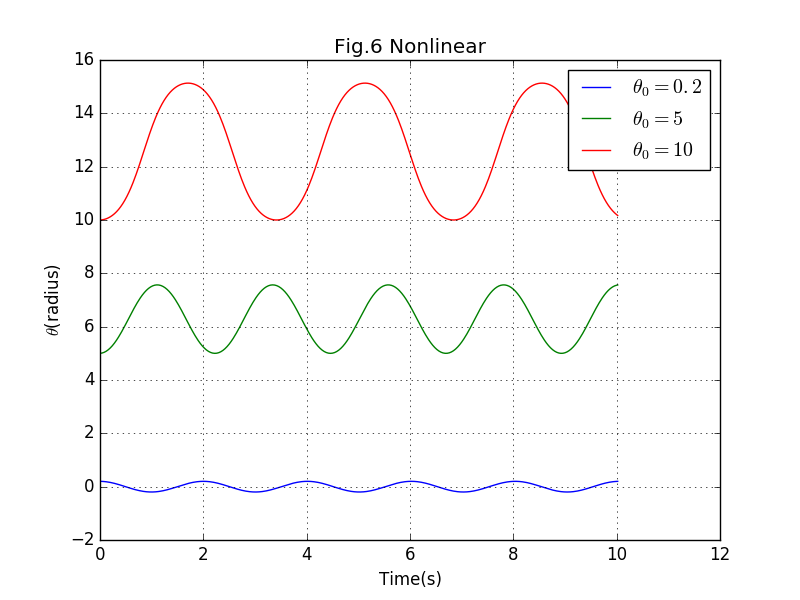

This chart was generated by the following Python code:
import math
import matplotlib.pyplot as plt  
      
g=9.8 

def f(theta,l):
    return -g*math.sin(theta)/l
dt=0.02

def EC(omega0,theta0,l,T):
    omega,theta,t = omega0,theta0,0
    motion=[[]for i in range(3)]
    motion[0].append(omega0)
    motion[1].append(theta0)
    motion[2].append(0)
    while motion[2][-1]<=T:
        omega = omega+f(theta,l)*dt
        theta = theta+omega*dt
        t = t+dt
        motion[0].append(omega)
        motion[1].append(theta)
        motion[2].append(t)
    return motion

d=EC(0,0.2,1,10)
plt.plot(d[2],d[1],linestyle='-',linewidth=1.0,label=r'$\theta_0=0.2$')
d=EC(0,5,1,10)
plt.plot(d[2],d[1],linestyle='-',linewidth=1.0,label=r'$\theta_0=5$')
d=EC(0,10,1,10)
plt.plot(d[2],d[1],linestyle='-',linewidth=1.0,label=r'$\theta_0=10$')


plt.legend()
plt.grid(True,color='k')
plt.title('Fig.6 Nonlinear')
plt.xlabel('Time(s)')
plt.ylabel(r'$\theta$(radius)')
plt.legend()
plt.show()
